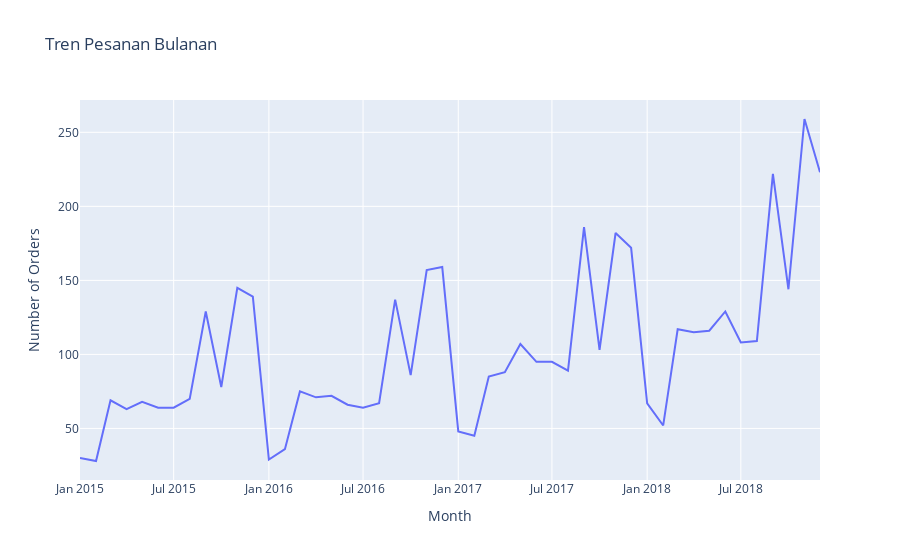

The notebook cell this image was saved under:
### Markdown cell above
### 4. Apa indikator dari permasalahan yang muncul dari faktor perilaku pelanggan?

### Code cell
df['Order Month'] = df['Order Date'].dt.to_period('M').astype(str)
monthly_orders = df.groupby('Order Month')['Order ID'].nunique().reset_index()
fig6 = px.line(monthly_orders, x='Order Month', y='Order ID',
              title='Tren Pesanan Bulanan',
              labels={'Order ID': 'Number of Orders', 'Order Month': 'Month'})
fig6.show()

### Figure 1 — Plotly figure (JSON) as saved in the notebook; plotly's stock layout.template omitted (floating-point values rounded to 4 significant figures)
{"data": [{"hovertemplate": "Month=%{x}<br>Number of Orders=%{y}<extra></extra>", "legendgroup": "", "line": {"color": "#636efa", "dash": "solid"}, "marker": {"symbol": "circle"}, "mode": "lines", "name": "", "orientation": "v", "showlegend": false, "type": "scatter", "x": ["2015-01", "2015-02", "2015-03", "2015-04", "2015-05", "2015-06", "2015-07", "2015-08", "2015-09", "2015-10", "2015-11", "2015-12", "2016-01", "2016-02", "2016-03", "2016-04", "2016-05", "2016-06", "2016-07", "2016-08", "2016-09", "2016-10", "2016-11", "2016-12", "2017-01", "2017-02", "2017-03", "2017-04", "2017-05", "2017-06", "2017-07", "2017-08", "2017-09", "2017-10", "2017-11", "2017-12", "2018-01", "2018-02", "2018-03", "2018-04", "2018-05", "2018-06", "2018-07", "2018-08", "2018-09", "2018-10", "2018-11", "2018-12"], "xaxis": "x", "y": [30, 28, 69, 63, 68, 64, 64, 70, 129, 78, 145, 139, 29, 36, 75, 71, 72, 66, 64, 67, 137, 86, 157, 159, 48, 45, 85, 88, 107, 95, 95, 89, 186, 103, 182, 172, 67, 52, 117, 115, 116, 129, 108, 109, 222, 144, 259, 223], "yaxis": "y"}], "layout": {"legend": {"tracegroupgap": 0}, "title": {"text": "Tren Pesanan Bulanan"}, "xaxis": {"anchor": "y", "domain": [0, 1], "title": {"text": "Month"}}, "yaxis": {"anchor": "x", "domain": [0, 1], "title": {"text": "Number of Orders"}}}}
